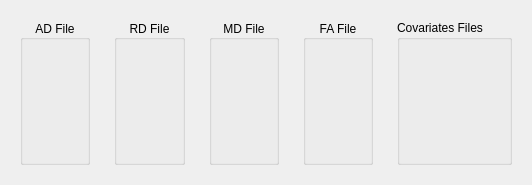
<?xml version="1.0" encoding="UTF-8"?>
<ui version="4.0">
 <class>Info</class>
 <widget class="QDialog" name="Info">
  <property name="geometry">
   <rect>
    <x>0</x>
    <y>0</y>
    <width>532</width>
    <height>185</height>
   </rect>
  </property>
  <property name="windowTitle">
   <string>Dialog</string>
  </property>
  <layout class="QHBoxLayout" name="horizontalLayout">
   <item>
    <widget class="QWidget" name="adFileInfo_widget" native="true">
     <layout class="QVBoxLayout" name="verticalLayout">
      <item>
       <widget class="QGroupBox" name="adFileInfo_groupBox">
        <property name="title">
         <string>AD File</string>
        </property>
        <property name="alignment">
         <set>Qt::AlignCenter</set>
        </property>
        <layout class="QVBoxLayout" name="verticalLayout_6">
         <item>
          <widget class="QLabel" name="adFileInfo_label">
           <property name="text">
            <string/>
           </property>
           <property name="alignment">
            <set>Qt::AlignLeading|Qt::AlignLeft|Qt::AlignTop</set>
           </property>
          </widget>
         </item>
        </layout>
       </widget>
      </item>
     </layout>
    </widget>
   </item>
   <item>
    <widget class="QWidget" name="rdFileInfo_widget" native="true">
     <layout class="QVBoxLayout" name="verticalLayout_2">
      <item>
       <widget class="QGroupBox" name="rdFileInfo_groupBox">
        <property name="title">
         <string>RD File</string>
        </property>
        <property name="alignment">
         <set>Qt::AlignCenter</set>
        </property>
        <layout class="QVBoxLayout" name="verticalLayout_7">
         <item>
          <widget class="QLabel" name="rdFileInfo_label">
           <property name="text">
            <string/>
           </property>
           <property name="alignment">
            <set>Qt::AlignLeading|Qt::AlignLeft|Qt::AlignTop</set>
           </property>
          </widget>
         </item>
        </layout>
       </widget>
      </item>
     </layout>
    </widget>
   </item>
   <item>
    <widget class="QWidget" name="mdFileInfo_widget" native="true">
     <layout class="QVBoxLayout" name="verticalLayout_3">
      <item>
       <widget class="QGroupBox" name="mdFileInfo_groupBox">
        <property name="title">
         <string>MD File</string>
        </property>
        <property name="alignment">
         <set>Qt::AlignCenter</set>
        </property>
        <layout class="QVBoxLayout" name="verticalLayout_8">
         <item>
          <widget class="QLabel" name="mdFileInfo_label">
           <property name="text">
            <string/>
           </property>
           <property name="alignment">
            <set>Qt::AlignLeading|Qt::AlignLeft|Qt::AlignTop</set>
           </property>
          </widget>
         </item>
        </layout>
       </widget>
      </item>
     </layout>
    </widget>
   </item>
   <item>
    <widget class="QWidget" name="faFileInfo_widget" native="true">
     <layout class="QVBoxLayout" name="verticalLayout_4">
      <item>
       <widget class="QGroupBox" name="faFileInfo_groupBox">
        <property name="title">
         <string>FA File</string>
        </property>
        <property name="alignment">
         <set>Qt::AlignCenter</set>
        </property>
        <layout class="QVBoxLayout" name="verticalLayout_9">
         <item>
          <widget class="QLabel" name="faFileInfo_label">
           <property name="text">
            <string/>
           </property>
           <property name="alignment">
            <set>Qt::AlignLeading|Qt::AlignLeft|Qt::AlignTop</set>
           </property>
          </widget>
         </item>
        </layout>
       </widget>
      </item>
     </layout>
    </widget>
   </item>
   <item>
    <widget class="QWidget" name="covariatesFileInfo_widget" native="true">
     <layout class="QVBoxLayout" name="verticalLayout_5">
      <item>
       <widget class="QGroupBox" name="covariatesFileInfo_groupBox">
        <property name="title">
         <string>Covariates Files</string>
        </property>
        <layout class="QVBoxLayout" name="verticalLayout_10">
         <item>
          <widget class="QLabel" name="covariatesFileInfo_label">
           <property name="text">
            <string/>
           </property>
           <property name="alignment">
            <set>Qt::AlignLeading|Qt::AlignLeft|Qt::AlignTop</set>
           </property>
          </widget>
         </item>
        </layout>
       </widget>
      </item>
     </layout>
    </widget>
   </item>
  </layout>
 </widget>
 <resources/>
 <connections/>
</ui>
